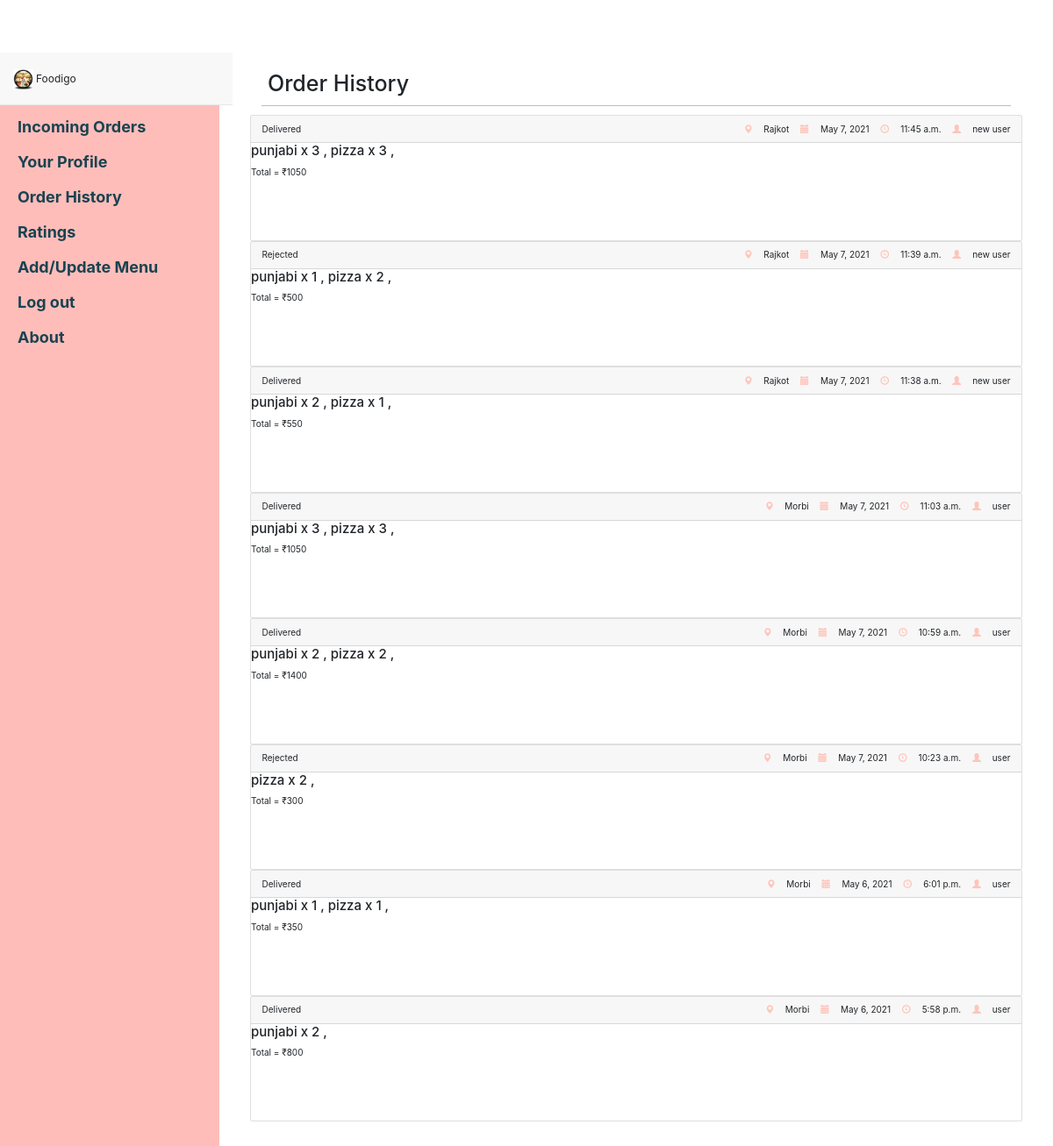
Page /resthistory/ (signed in) on the earlier database version.
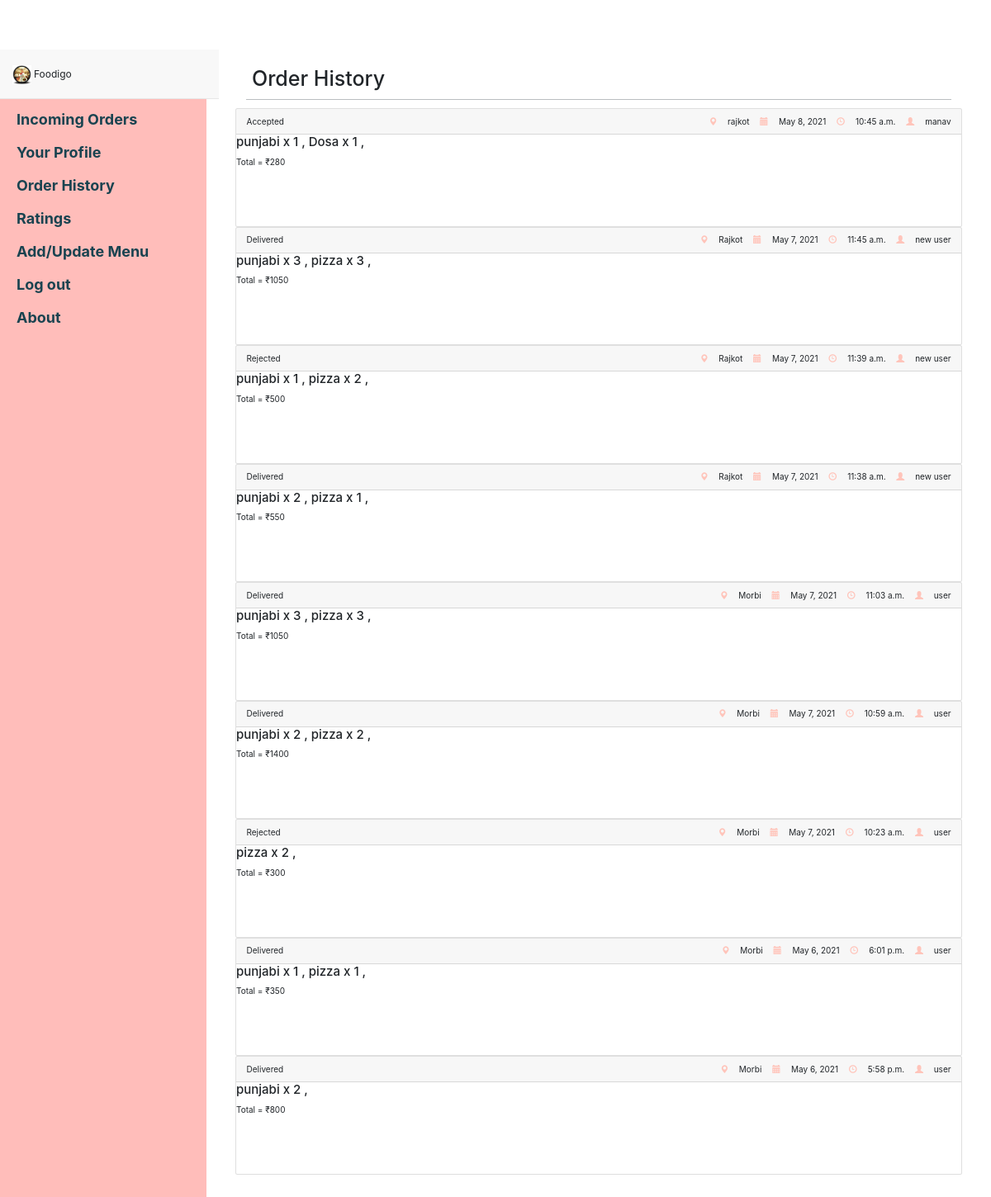
Same page on the later database version.
### foodspark/models.py (models this page shows, shortened)
class Order(models.Model):
	customer = models.ForeignKey(Customer,on_delete=models.CASCADE)
	restaurant = models.ForeignKey(Restaurant,on_delete=models.CASCADE)
	foodlist = models.CharField(max_length = 500,validators=[validate_comma_separated_integer_list],null=True)
	foodqty = models.CharField(max_length = 500,validators=[validate_comma_separated_integer_list],null=True)
	amount = models.IntegerField(default = 0)
	ordertime = models.TimeField(auto_now_add=True)
	orderdate = models.DateField(auto_now_add=True)
	DSTATUS = (
		('p','Pending'),
		('d','Delivered'),
		('a','Accepted')
	)
	deliverystatus = models.CharField(max_length=1,choices=DSTATUS,default = 'p')
	def calamount(self):
		self.amount = 0
		myl = self.foodlist.split(",")
		qty = self.foodqty.split(",")
		for x,y in zip(myl,qty):
			fitem = FoodItem.objects.get(pk=int(x))
			self.amount = self.amount + fitem.price*int(y)
	def getfooditems(self):
		myl = self.foodlist.split(",")
		items = []
		for x in myl:
			items.append(FoodItem.objects.get(pk=int(x)))
		return items
	def getqty(self):
		myl = self.foodqty.split(",")
		return myl

class Customer(models.Model):
	password = models.CharField(max_length=100)
	name = models.CharField(max_length=200)
	address = models.TextField()
	city = models.CharField(max_length = 100)
	email = models.EmailField(primary_key = True)
	phone_regex = RegexValidator(regex=r'^\+?1?\d{9,15}$', message="Phone number must be entered in the format: '+999999999'. Up to 15 digits allowed.") #############look into regex
	phone = models.CharField(validators=[phone_regex],max_length=15,blank = True)

class FoodItem(models.Model):
	resid = models.ForeignKey(Restaurant,on_delete=models.CASCADE)
	name = models.CharField(max_length=500)
	cuisine = models.CharField(max_length=100)
	COURSE = (
		('s','Starter'),
		('m','Main Course'),
		('d','Desert')
	)
	course = models.CharField(max_length=1,choices=COURSE)
	price = models.IntegerField()
	availability_time = models.TimeField()
	ordercount = models.IntegerField(default = 0)

### foodspark/views.py (the view)
# urls.py: re_path(r'^resthistory/?$',views.restaurantOrderHistory,name='resthistory'),
def restaurantOrderHistory(request):
    restaurant = Restaurant.objects.get(email=request.session['id'])
    query = Order.objects.order_by('-pk').all()
    dic = {}
    customer = {}
    for x in query:
        if x.restaurant_id == restaurant.email:
            dic2 = {}
            if(x.deliverystatus == 'p'):
                continue
            x.calamount()
            for i, j in zip(x.getfooditems(), x.getqty()):
                dic2[i] = j
            dic[x] = dic2
            customer[x] = x.customer
    context = {
        'foods': dic,
        'customer': customer,
        'restaurant': restaurant,
    }
    return render(request, 'foodspark/resthistory.html', context)

### foodspark/templates/foodspark/resthistory.html (shortened to what the changed rows need)
<!DOCTYPE html>
<html lang="en">
<head>
    <link href="/static/css/bootstrap.min.css" rel="stylesheet">
    <link href="/static/css/mystyle.css" rel="stylesheet">
    <link href="/static/css/simple-sidebar2.css" rel="stylesheet">
    <link rel="stylesheet" href="https://maxcdn.bootstrapcdn.com/bootstrap/4.0.0-alpha.2/css/bootstrap.min.css">
</head>
<body>
    <div id="wrapper">
        <div id="page-content-wrapper">
            <div class="container-fluid">
                <div class="row">
                    <div class="col-lg-12">
                        <h1 style="padding-left: 20px;">Order History</h1>
                        {% if foods %}
                        {% for x,y in customer.items %}
                        <div class="card">
                            <div class="card-header">
                            {% if x.deliverystatus == 'a' %}
                                Accepted
                            {% endif %}
                            {% if x.deliverystatus == 'd' %}
                                Delivered
                            {% endif %}
                            {% if x.deliverystatus == 'r' %}
                                Rejected
                            {% endif %}
                                <span style="float:right;">
                                <i class="glyphicon glyphicon-map-marker blueicon ordercard"></i> {{y.address}}
                                <i class="glyphicon glyphicon-calendar blueicon ordercard"></i> {{x.orderdate}}
                                <i class="glyphicon glyphicon-time blueicon ordercard"></i> {{x.ordertime}}
                                <i class="glyphicon glyphicon-user blueicon ordercard"></i> {{y.name}}
                                </span>
                            </div>
                            <div class="card-block terabaaphumain">
                                {%for z,k in foods.items%}
                                {%if x.pk == z.pk%}
                                <div class="lefty">
                                <h4 class="card-title">
                                {%for i,j in k.items%}
                                    {{i.name}} x {{j}}  ,
                                {%endfor%}
                                </h4>
                                    <p class="card-text" style="padding-bottom: 10px;">Total = ₹{{x.amount}}</p>
                                </div>
                                {%endif%}
                                {%endfor%}
                            </div>
                            <div style="padding-top:60px;"></div>
                        </div>
                        {% endfor %}
                        {% endif %}
                    </div>
                </div>
            </div>
        </div>
    </div>
</body>
</html>

Differences in the rows shown:
added Order: deliverystatus "Accepted", address "rajkot", orderdate "May 8, 2021", ordertime "10:45 a.m.", name "manav", amount "280", FoodItem (name "punjabi", id "1")
now on this page (row edited): FoodItem: name "Dosa", ordercount "1", shown under "280"
